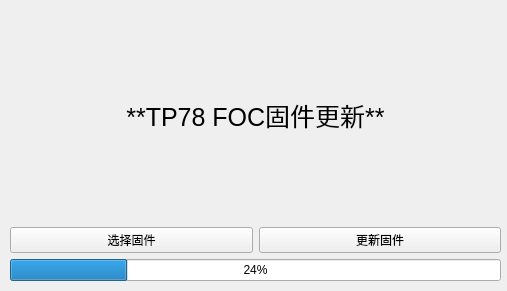
<?xml version="1.0" encoding="UTF-8"?>
<ui version="4.0">
 <class>Form</class>
 <widget class="QWidget" name="Form">
  <property name="geometry">
   <rect>
    <x>0</x>
    <y>0</y>
    <width>507</width>
    <height>291</height>
   </rect>
  </property>
  <property name="windowTitle">
   <string>TP78FOC固件升级工具v1.0</string>
  </property>
  <widget class="QWidget" name="verticalLayoutWidget">
   <property name="geometry">
    <rect>
     <x>10</x>
     <y>10</y>
     <width>491</width>
     <height>271</height>
    </rect>
   </property>
   <layout class="QVBoxLayout" name="verticalLayout">
    <item>
     <widget class="QLabel" name="label">
      <property name="font">
       <font>
        <pointsize>19</pointsize>
       </font>
      </property>
      <property name="text">
       <string>**TP78 FOC固件更新**</string>
      </property>
      <property name="textFormat">
       <enum>Qt::MarkdownText</enum>
      </property>
      <property name="alignment">
       <set>Qt::AlignCenter</set>
      </property>
     </widget>
    </item>
    <item>
     <layout class="QHBoxLayout" name="horizontalLayout">
      <item>
       <widget class="QPushButton" name="Button_selectfirmware">
        <property name="text">
         <string>选择固件</string>
        </property>
       </widget>
      </item>
      <item>
       <widget class="QPushButton" name="Button_update">
        <property name="text">
         <string>更新固件</string>
        </property>
       </widget>
      </item>
     </layout>
    </item>
    <item>
     <widget class="QProgressBar" name="progressBar">
      <property name="value">
       <number>24</number>
      </property>
     </widget>
    </item>
   </layout>
  </widget>
 </widget>
 <resources/>
 <connections/>
</ui>
